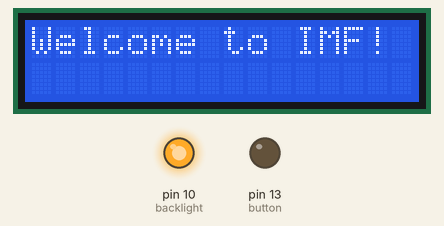
Recording of a sketch running on a simulated Arduino Uno, built with avr-gcc and run on an emulated ATmega328P. On the bench: 16×2 character LCD, output pins drawn as LEDs (lit = HIGH).

Above: at 0.1 s.
At 2.1 s:
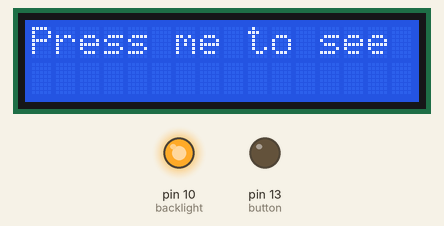
At 4.1 s:
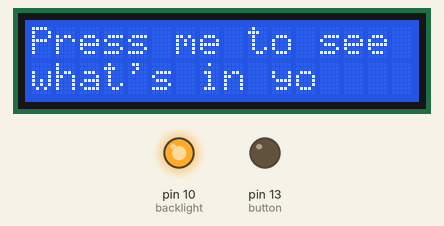
At 6.1 s:
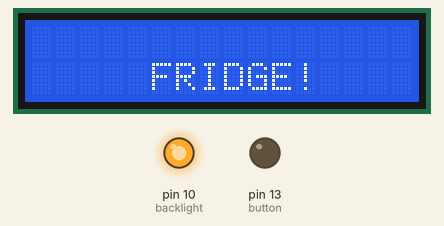

Measured:
- what the display in image 1 shows lasts 2.0 s, from 2.1 s to 4.1 s

The sketch:

receiver.ino
```cpp
#include <LiquidCrystal.h>
#include <SoftwareSerial.h>
SoftwareSerial  BTSerial(2, 3); //RX TX
LiquidCrystal lcd(8, 9, 4, 5, 6, 7);

const int button = 13; //define button pin
int val = 0;
int oldVal = 0;
int backlight = 10; // define the backlight pin of LCD
//define item's nameLength and row number for printing purposes on the LCD screen
int nameLength = 0;
int row = 0;

// parallel arrays containing names of items and locations
String names[5] = {"chips", "mint", "nuts", "apple", "juice"};
int location[5] = {0, 0, 0, 0, 0}; //0 = out of fridge; 1 = in fridge
// array to translate ascii value, obtained via bluetooth, to decimal value
int ascii[5] = {48, 49, 50, 51, 52};
int sensorValue;
boolean avail = BTSerial.available();

void setup() {
  BTSerial.begin(9600);
  pinMode(button, OUTPUT);
  pinMode(backlight, OUTPUT); // define the backlight pin as OUTPUT
  digitalWrite(backlight, HIGH); // set the backlight high
  lcd.begin(16, 2); // Print a message to the LCD.
  //printing welcome message to screen
  lcd.print("Welcome to IMF!");
  delay(2000);
  lcd.clear();
  lcd.setCursor(0, 0);
  lcd.print("Press me to see");
  delay(2000);
  lcd.setCursor(0, 1); //move cursor to next line
  lcd.println("what's in yo          ");
  delay(2000);
  lcd.clear();
  lcd.setCursor(5,1.5); //move cursor to middle of bottom line in screen
  lcd.print("FRIDGE!");
  delay(2000);
  lcd.clear();
  Serial.begin(9600); //begin serial communication
}

void loop() {
  val = digitalRead(button); //check if button pressed or not
  //Serial.println(val);
  //if button was just pressed right now
  if (val == HIGH && oldVal == LOW) {
//    Serial.println("in here");
    lcd.clear();
    // read information sent by master
    while (BTSerial.available()) {
      char index = BTSerial.read(); //reads index of items currently in fridge from master
      // iterate through array to match ascii value with index
      for (int i = 0; i < sizeof(names); i++) {
        if (ascii[i] == index) {
          // print name of item to LCD screen along the width of the screen.
          //if the list doesn't fit on one line, reset nameLength to 0 and set row = 1
          if (nameLength + names[i].length() > 15) {
            nameLength = 0;
            row = 1;
          }
          //move cursor to next line after the last print word
          lcd.setCursor(nameLength, row);
          //print item name followed by a space
          lcd.print(names[i] + " ");
          //update nameLength everytime an item's name is printed on the screen. the '+1' refers to the gap followed  by an item's name
          nameLength += names[i].length() + 1;
//          Serial.println(names[i]);
          location[i] = 1; //this means that the items getting printed is in the fridge
          // lcd.setCursor(0, 1);
          delay(500);
        }
      }
    }
    //reset row and nameLength
    row = 0;
    nameLength = 0;
//    Serial.println("setting old val to val");
  }
  oldVal = val; //update oldVal
  delay(500);
}
```
